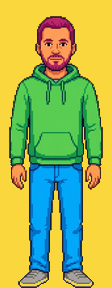
#> input picture art-drops/2026-11-14-hero-painted-test/H_front.png, 112 x 288 px
$ python build_hero_painted.py
#> lines starting #> are read from the running program, lines starting #| are printed output that depends on the picture; after the words box and inside, x2 and y2 are one past the last pixel; in counts of white or black regions, pixels touching at a corner belong together
"""The painted hero (art brief 05): Art Claude's figures cut to game size, as parts the game can repaint.

Art Claude paints the hero the way the personas are painted, with every part in its own colour family on a flat
yellow background: hoodie green, jeans blue, skin orange-tan, hair and beard magenta, shoes and whites neutral
grey, outline a dark neutral. Nothing here draws anything. It sorts each painted pixel into its part and keeps how
light it was painted, shrinks that to the size the game needs, and can repaint the parts in the player's colours
with the painter's shading left as it was.

  classify(image)            -> parts (which part each pixel is), light (how light it was painted)
  to_size(parts, light, w, h)-> the same, smaller: each pixel takes the part most of it covers
  figure(path)               -> a delivered figure on the game's canvas (136 px tall on 144 rows)
  repaint(parts, light, look)-> an RGBA picture in the player's colours

The full set (art brief 06) is the second half of this file: bodies without their heads, heads as layers, the
beard and the glasses as overlays, written as one sheet of codes and a manifest the game looks colours up in.

  python3 tools/build_hero_painted.py                       builds assets/hero/ and tests/fixtures/hero-painted/
  python3 tools/build_hero_painted.py --walk <out.gif>      a moving picture: he walks along the front of room 2
  python3 tools/build_hero_painted.py --test-picture <out.png>   art brief 05's picture: three looks in room 2
"""
import colorsys
import os
import sys
import numpy as np
from PIL import Image

ROOT = os.path.dirname(os.path.dirname(os.path.abspath(__file__)))
DROP = 'art-drops/2026-11-14-hero-painted-test'
KEY = (250, 215, 60)                         # the drop's flat yellow background
PARTS = ['none', 'hoodie', 'jeans', 'skin', 'hair', 'grey', 'outline']
GAME_H, FIGURE_H, SOURCE_H = 144, 136, 272   # the game's canvas rows, the figure's height on it, the figure's height as delivered
OUTLINE = '#1a1424'                          # the game's outline colour (js/engine/hero-parts.js)

# The creator's colours (js/engine/hero-parts.js)
SKIN = ['#E5B48E', '#C2865A', '#8F5B38', '#5A3826']
HAIR = {'black': '#262430', 'brown': '#5C3A1E', 'blonde': '#D9B85A', 'ginger': '#C0522A', 'violet': '#7B4FB8'}
HOODIE = {'honey': '#E8A000', 'ink': '#2B3647', 'teal': '#1F8FD6', 'indigo': '#51368D', 'lime': '#5FA81A'}
JEANS = {'indigo': '#34497E', 'black': '#23232A', 'light': '#7F9CC4', 'grey': '#5B5F66', 'khaki': '#B59B6A'}


def classify(im, speck=None):
    """Sorts each pixel into its part by colour family (the drop's hand-back gives the families) and keeps its
    lightness. Background is the flat yellow. A dark green or dark blue is still hoodie or jeans: the darkest
    folds sit close to the outline, and only a pixel with next to no colour in it is outline. `speck` is the size
    under which a patch of a family is not that part (SPECK; 0 sorts by colour alone)."""
    rgb = np.asarray(im.convert('RGB')).astype(float) / 255
    r, g, b = rgb[..., 0], rgb[..., 1], rgb[..., 2]
    mx, mn = rgb.max(axis=2), rgb.min(axis=2)
    light = (mx + mn) / 2
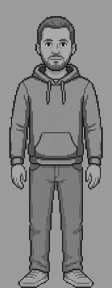
#> light: shape (288, 112) float64; min 0.0549, max 0.822, mean 0.529
    d = mx - mn
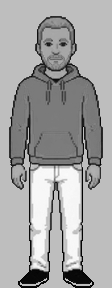
#> d: shape (288, 112) float64; min 0.00392, max 0.992, mean 0.639
    sat = np.where(d == 0, 0, d / np.where(light <= 0.5, mx + mn + 1e-9, 2 - mx - mn + 1e-9))
    hue = np.zeros_like(light)
    m = d > 0
#> m: shape (288, 112) bool; every value is 1
    rc = np.where(m, (mx - r) / (d + 1e-9), 0); gc = np.where(m, (mx - g) / (d + 1e-9), 0); bc = np.where(m, (mx - b) / (d + 1e-9), 0)
    hue = np.where(mx == r, bc - gc, np.where(mx == g, 2 + rc - bc, 4 + gc - rc))
    hue = (hue / 6 % 1) * 360
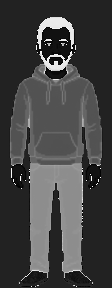
#> hue: shape (288, 112) float64; min 0, max 359.2, mean 95.5; drawn with min black and max white
    parts = np.full(light.shape, PARTS.index('skin'), np.uint8)
    parts[(hue >= 70) & (hue < 170)] = PARTS.index('hoodie')
    parts[(hue >= 170) & (hue < 255)] = PARTS.index('jeans')
    parts[(hue >= 255) & (hue < 345)] = PARTS.index('hair')
    # next to no colour: neutral. Dark neutral is outline, the rest grey (shoes, soles, the eyes' whites, the collar).
    chroma = d                                             # how much colour is in it, whatever its lightness
    neutral = (sat < 0.18) | (chroma < 0.07)
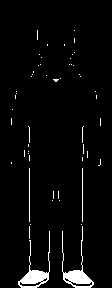
#> neutral: shape (288, 112) bool; 3.6% white; 54 white regions (50 under 20 px), largest, box (x1, y1, x2, y2) and area: (62, 226, 94, 288) 440, (18, 231, 50, 288) 428, (29, 168, 30, 222) 54, (82, 168, 83, 222) 54
    parts[neutral & (light < OUTLINE_BELOW)] = PARTS.index('outline')
    parts[neutral & (light >= OUTLINE_BELOW)] = PARTS.index('grey')
    key = np.abs(np.asarray(im.convert('RGB')).astype(int) - KEY).max(axis=2) <= 24
#> key: shape (288, 112) bool; 50.3% white; 1 black region, box (x1, y1, x2, y2) and area: (9, 16, 103, 288) 16021
    parts[key] = 0
    # The fringe: where a part was blended into the yellow background the edge pixel is yellowish, which hue alone
    # reads as skin. A yellowish pixel touching the background is the figure's edge: outline, and painted dark.
    edge = np.zeros_like(key)
    edge[1:] |= key[:-1]; edge[:-1] |= key[1:]; edge[:, 1:] |= key[:, :-1]; edge[:, :-1] |= key[:, 1:]
    fringe = ~key & edge & (hue >= FRINGE_HUE[0]) & (hue < FRINGE_HUE[1]) & (sat >= 0.3)
#> fringe: shape (288, 112) bool; 1% white in thin lines or dots, all inside (x1, y1, x2, y2) = (9, 16, 103, 231)
    parts[fringe] = PARTS.index('outline'); light = np.where(fringe, np.minimum(light, 0.15), light)
    # The soles: painted in the background's yellow, each shut in between the shoe and its outline. A patch of the
    # background's colour that cannot reach the outside and has only shoe and outline round it is the sole.
    _soles(parts, light, key & ~_reaches_the_border(key), reach=2)
    key = key & (parts == 0)
    # Specks: a few pixels of one family inside another part (the eyes are a dark blue; a stray blend on a cuff).
    # A dark speck is outline; a lighter one belongs to whatever part it mostly touches.
    # A garment is also a few big pieces: a patch of a clothing family that is a sliver of that family's whole (the
    # hood's inner shadow is a blue-green that sorts as jeans) belongs to what it sits in.
    small = SPECK if speck is None else speck
    for i in (PARTS.index('hoodie'), PARTS.index('jeans'), PARTS.index('skin'), PARTS.index('hair')):
        sliver = SLIVER * (parts == i).sum() if speck is None and PARTS[i] in ('hoodie', 'jeans') else 0
        for piece in _pieces(parts == i):
            if len(piece) >= max(small, sliver): continue
            ys, xs = np.array(piece).T
            if len(piece) < small and light[ys, xs].mean() < 0.3: parts[ys, xs] = PARTS.index('outline'); continue   # an iris, a nostril
            votes = np.zeros(len(PARTS))
            for y, x in piece:
                for ny, nx in ((y - 1, x), (y + 1, x), (y, x - 1), (y, x + 1)):
                    if 0 <= ny < parts.shape[0] and 0 <= nx < parts.shape[1] and parts[ny, nx] not in (0, i): votes[parts[ny, nx]] += 1
            votes[PARTS.index('outline')] = 0                     # an outline runs beside every part; it is not what the speck is
            if votes.any(): parts[ys, xs] = votes.argmax()
    return parts, np.where(key, 0.0, light)


OUTLINE_BELOW = 0.33         # a neutral pixel darker than this is outline. The painted outline is a dark grey in places (round the
                             # shoes above all); between this and the shoes' own grey the paintings have next to nothing
SOLE = 0.75                  # how light a sole is: a little lighter than the shoe above it (they were painted in the background's colour)
FRINGE_HUE = (38, 70)        # yellowish, between the skin's orange and the hoodie's green: the background showing through an edge
SPECK = 14                   # a patch of a family smaller than this many pixels (as delivered, 272 px tall) is not that part
SLIVER = 0.04                # nor is a patch of a clothing family smaller than this share of that family's pixels


def _spread(mask):
    """A boolean mask grown by one pixel in all eight directions."""
    out = mask.copy()
    out[1:] |= mask[:-1]; out[:-1] |= mask[1:]
    grown = out.copy()
    grown[:, 1:] |= out[:, :-1]; grown[:, :-1] |= out[:, 1:]
    return grown


def _reaches_the_border(mask):
    """The pixels of a boolean mask joined (4-connected) to the picture's border: the background round the figure."""
    h, w = mask.shape
    seen = np.zeros_like(mask)
    stack = [(y, x) for y in range(h) for x in (0, w - 1) if mask[y, x]] + [(y, x) for x in range(w) for y in (0, h - 1) if mask[y, x]]
#> stack = 768 pairs, first value 0 to 287, second value 0 to 111
    for y, x in stack: seen[y, x] = True
#> this loop made 768 passes
#> (y, x) on passes 1 to 3: (0, 0), (0, 111), (1, 0)
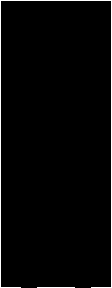
#> seen: shape (288, 112) bool; 2.4% white in thin lines or dots
    while stack:
        y, x = stack.pop()
        for ny, nx in ((y - 1, x), (y + 1, x), (y, x - 1), (y, x + 1)):
            if 0 <= ny < h and 0 <= nx < w and mask[ny, nx] and not seen[ny, nx]: seen[ny, nx] = True; stack.append((ny, nx))
#> this loop made 16117 passes
#> (y, x) on passes 1 to 3: (287, 111), (0, 111), (287, 110)
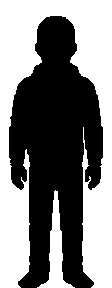
#> seen: shape (288, 112) bool; 50% white; 2 white regions, box (x1, y1, x2, y2) and area: (0, 0, 112, 288) 15020, (37, 190, 75, 288) 1093
#> after the loop, stack = []
    return seen


def _soles(parts, light, holes, reach):
    """Makes each patch of `holes` (clear pixels shut inside the figure) that is a sole into one: grey, SOLE light.
    A sole has shoe within `reach` pixels of it and no cloth, skin or hair; a gap between his legs or under his
    arm has cloth round it and stays a gap. Changes `parts` and `light` in place."""
#> called with reach = 2
    cloth = np.isin(parts, [PARTS.index(n) for n in ('hoodie', 'jeans', 'skin', 'hair')])
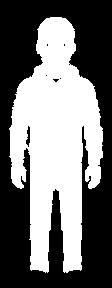
#> cloth: shape (288, 112) bool; 45% white; 1 white region, box (x1, y1, x2, y2) and area: (9, 17, 103, 273) 14522
    for piece in _pieces(holes):
        ys, xs = np.array(piece).T
        y0, y1, x0, x1 = max(ys.min() - reach, 0), ys.max() + reach + 1, max(xs.min() - reach, 0), xs.max() + reach + 1
        patch = np.zeros_like(holes); patch[ys, xs] = True
        near = patch[y0:y1, x0:x1]
        for _ in range(reach): near = _spread(near)
        near = near & ~patch[y0:y1, x0:x1]
        if (near & (parts[y0:y1, x0:x1] == PARTS.index('grey'))).any() and not (near & cloth[y0:y1, x0:x1]).any():
            parts[ys, xs] = PARTS.index('grey'); light[ys, xs] = SOLE


def _pieces(mask):
    """The 4-connected pieces of a boolean mask, as lists of (y, x)."""
    seen = np.zeros_like(mask, bool); out = []
    h, w = mask.shape
#> h = 288; w = 112
#> (the rest of the program and of its run is left out)
